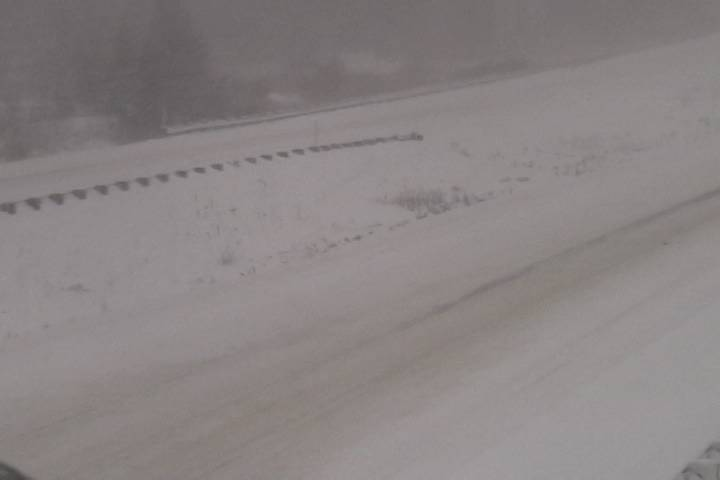
#> input picture data/RGB_input/blizzard/1.png, 720 x 480 px; its folder holds 4 pictures in this run
$ python framedifference.py
#> lines starting #> are read from the running program, lines starting #| are printed output that depends on the picture; after the words box and inside, x2 and y2 are one past the last pixel; in counts of white or black regions, pixels touching at a corner belong together
### processing.py
import cv2
import numpy as np


def reduce_noise(frame, kernel, threshold):
    frame = cv2.GaussianBlur(frame, kernel, 0)
    ret, frame = cv2.threshold(frame, threshold, 255, cv2.THRESH_BINARY)
    return frame


# [9 lines left out: function refine_blob, not called in this run]

### framedifference.py
import cv2
import os
import numpy as np
import processing

class FrameDifference:

    # PARAMETRES
    # video : frame sequence
    # noisek : gaussian blur kernel
    # blobk : dilatation kernel
    # it : dilatation iterations
    # noiseacti : Enable or Disable (TRUE / False) noise removing
    # False : Enable or Disable (TRUE / False) dilatation
    # k : jump

    def __init__(self, video, threshold, noisek, noisethresh, blobk, it, noiseacti, blobacti, k=1):
        self.video = video
        self.buffer = video[0]
        self.k = k
        self.threshold = threshold
        self.counter = 0
        self.noisk = noisek
        self.blobk = blobk
        self.it = it
        self.noisethresh = noisethresh
        self.noiseacti = noiseacti
        self.blobacti = blobacti


    def difference(self, f2):
        f = cv2.absdiff(self.buffer, f2)
        ret, diff = cv2.threshold(f, self.threshold, 255, cv2.THRESH_BINARY)
        if self.noiseacti:
            diff = processing.reduce_noise(diff, self.noisk, self.noisethresh)

        if self.blobacti:
            diff = processing.refine_blob(diff, self.blobk, self.it)

        return diff


    def start(self):
        for i in range(1, len(self.video)):
            frame = self.video[i]
            self.counter += 1

            diff = self.difference(frame)
            cv2.imshow('original', frame)
            cv2.imshow('substraction', diff)

            if cv2.waitKey(25) & 0xFF == ord('q'):
                break

            if self.counter == self.k:

                self.counter = 0
                self.buffer = frame

        cv2.destroyAllWindows()


DATAPATH = 'data/RGB_input/blizzard'
VIDEO = []

for di in sorted(os.listdir(DATAPATH), key=lambda s: int(s.split('.')[0])):
    VIDEO.append(cv2.imread(DATAPATH + '/' + di, 0))


DifferenceHandler = FrameDifference(VIDEO, 10, (7, 7), 150, (11, 11), 5, True, False, 1)
DifferenceHandler.start()
#> the loop in start, `for i in range(1, len(self.video)):` made 1 pass; (key q is pressed on pass 1)
#> pass 1, in start, `frame = self.video[i]`:
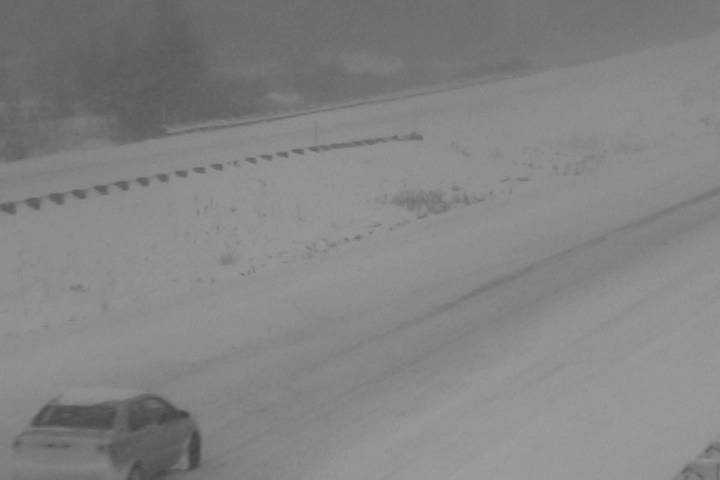
#> frame: shape (480, 720); min 66, max 157, mean 131.7
#> pass 1, in difference, `f = cv2.absdiff(self.buffer, f2)`:
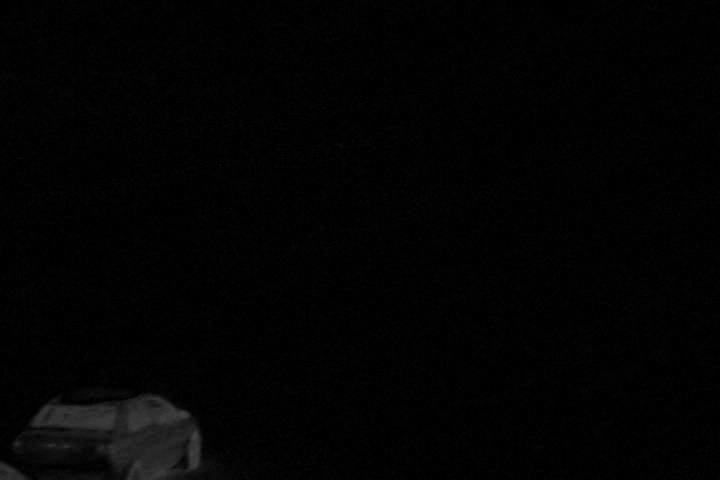
#> f: shape (480, 720); min 0, max 66, mean 2.5
#> pass 1, in difference, `ret, diff = cv2.threshold(f, self.threshold, 255, cv2.THRESH_BINARY)`:
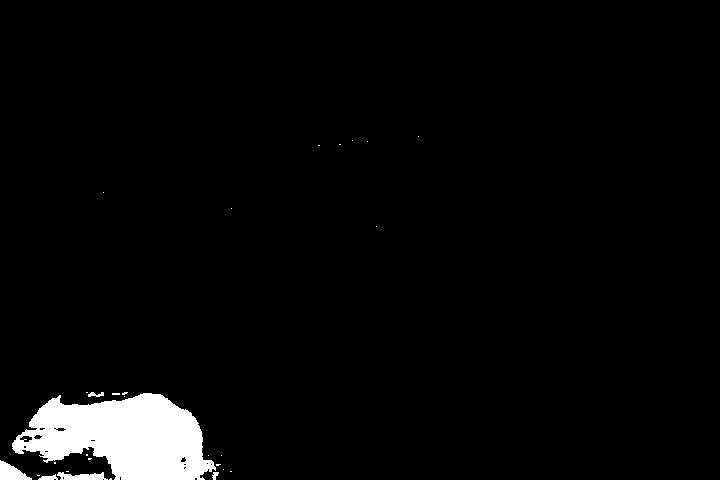
#> diff: shape (480, 720); 3.6% white; 29 white regions (23 under 20 px), largest, box (x1, y1, x2, y2) and area: (12, 393, 216, 480) 11515, (0, 460, 32, 480) 364, (57, 472, 108, 480) 276, (38, 474, 58, 480) 71, (88, 392, 104, 397) 51, (212, 472, 219, 480) 35
